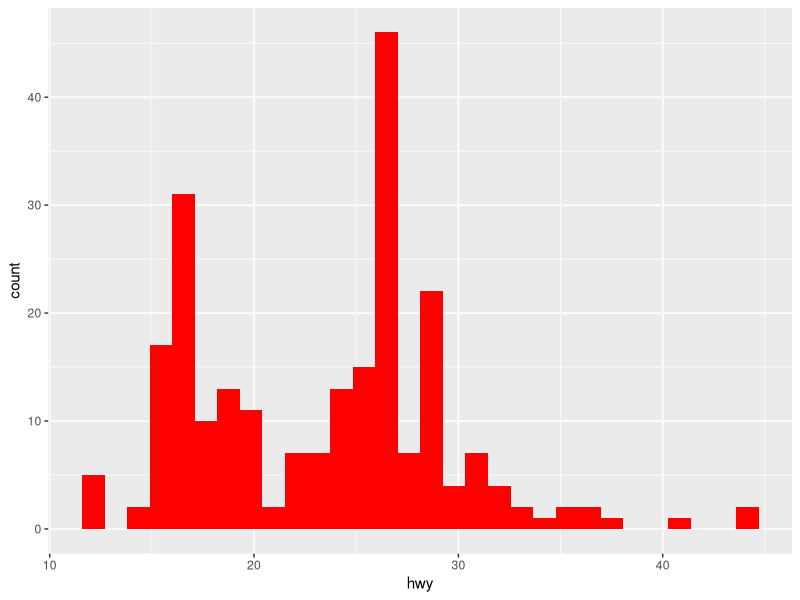
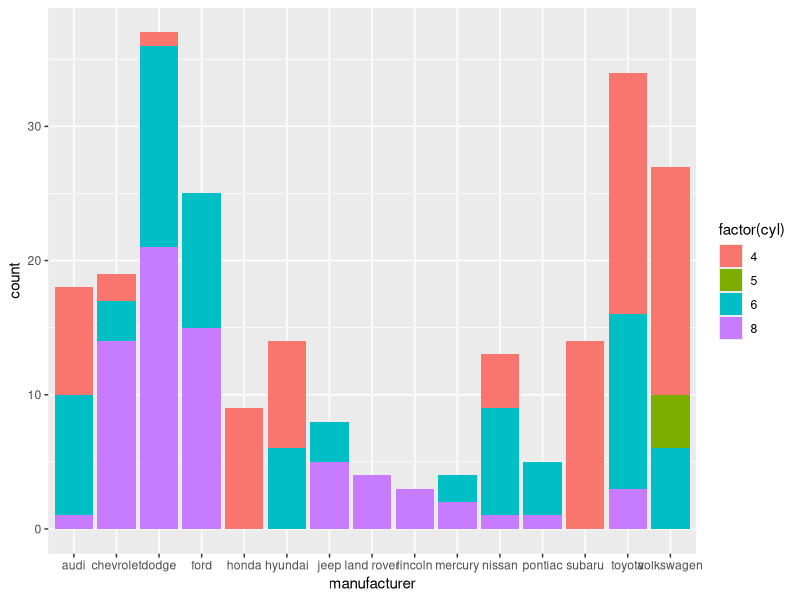
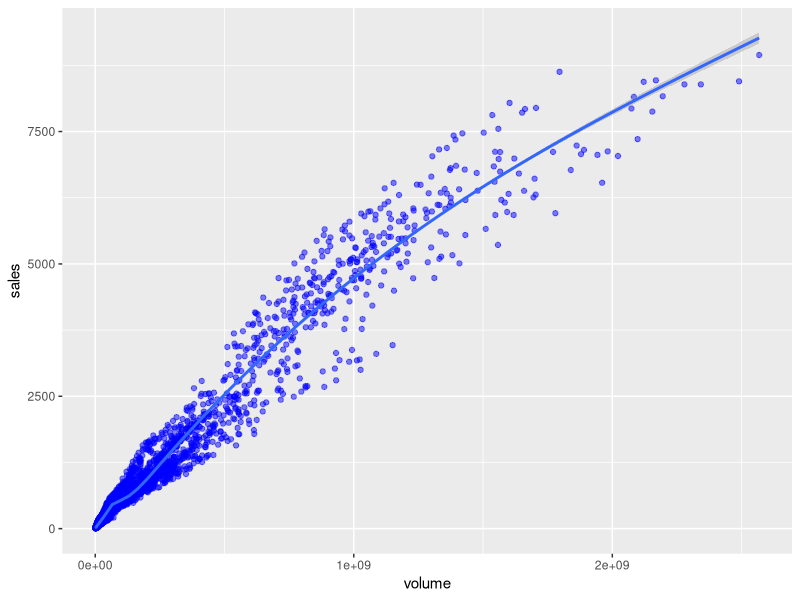

Reproduce these figures in R, in order.
library(ggplot2)
head(mpg)
pl1 <- ggplot(data=mpg,aes(x=hwy)) + geom_histogram(fill='red')
print(pl1)

pl2 <- ggplot(data=mpg,aes(x=manufacturer)) + geom_bar(aes(fill=factor(cyl)))
print(pl2)

head(txhousing)
pl3 <- ggplot(data=txhousing,aes(x=volume,y=sales)) + geom_point(color='blue',alpha=0.5) + geom_smooth()
print(pl3)
